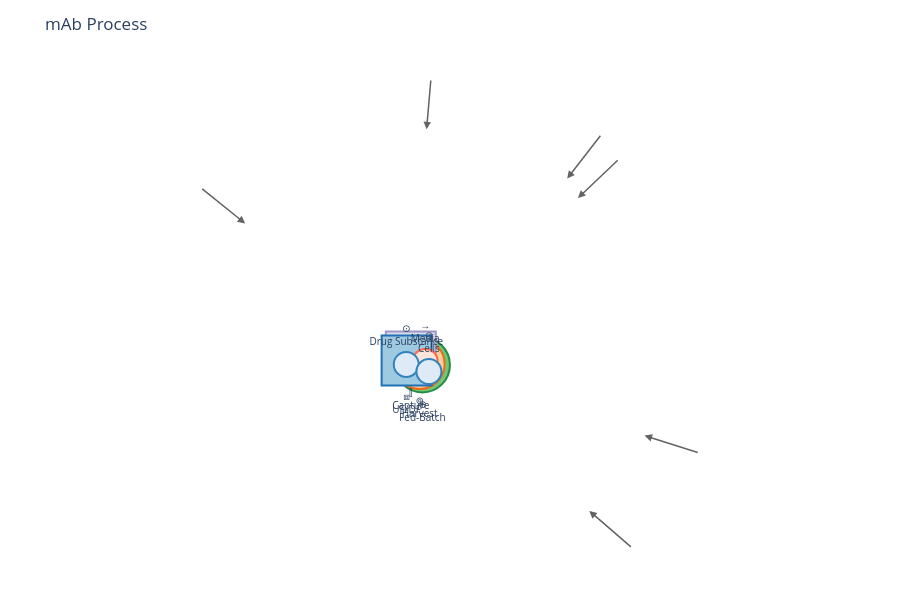

The code cell stored with this chart in its notebook:
### Markdown cell above
## 5. Manual Graph Construction (Optional)

You can also build graphs manually if needed, e.g., for diagrams that don't correspond to executable code.

### Code cell
from difflow.visualization import FlowsheetGraph

# Manual graph for a bio process diagram
bio_graph = FlowsheetGraph(name="mAb Process")

# Add units
bio_graph.add_node("bioreactor", "Fed-Batch", unit_type="FedBatchBioreactor")
bio_graph.add_node("centrifuge", "Harvest", unit_type="DiscStackCentrifuge")
bio_graph.add_node("proa", "Capture", unit_type="ProteinAChromatography")
bio_graph.add_node("ufdf", "UF/DF", unit_type="TFF")

# Add connections
bio_graph.add_feed("bioreactor", "Media")
bio_graph.add_edge("bioreactor", "centrifuge", edge_id="Harvest")
bio_graph.add_edge("centrifuge", "proa", edge_id="Clarified")
bio_graph.add_edge("proa", "ufdf", edge_id="Eluate")
bio_graph.add_product("ufdf", "Drug Substance")
bio_graph.add_product("centrifuge", "Cells", source_port="cells")

fig = render_flowsheet(bio_graph, layout="spring", title="mAb Process")
fig.show()

### Figure 1 — Plotly figure (JSON) as saved in the notebook; plotly's stock layout.template omitted (floating-point values rounded to 4 significant figures)
{"data": [{"hoverinfo": "text", "hovertext": "<b>Stream: stream_0</b><br>feed_bioreactor:out → bioreactor:in", "line": {"color": "#636363", "width": 1.5}, "mode": "lines", "showlegend": false, "type": "scatter", "x": [0.6825, 0.4492], "y": [0.162, -0.1384]}, {"hoverinfo": "text", "hovertext": "<b>Stream: Harvest</b><br>bioreactor:out → centrifuge:in", "line": {"color": "#636363", "width": 1.5}, "mode": "lines", "showlegend": false, "type": "scatter", "x": [0.4492, 0.212], "y": [-0.1384, -0.063]}, {"hoverinfo": "text", "hovertext": "<b>Stream: Clarified</b><br>centrifuge:out → proa:in", "line": {"color": "#636363", "width": 1.5}, "mode": "lines", "showlegend": false, "type": "scatter", "x": [0.212, -0.5353], "y": [-0.063, 0.5838]}, {"hoverinfo": "text", "hovertext": "<b>Stream: Eluate</b><br>proa:out → ufdf:in", "line": {"color": "#636363", "width": 1.5}, "mode": "lines", "showlegend": false, "type": "scatter", "x": [-0.5353, -0.8894], "y": [0.5838, 0.2481]}, {"hoverinfo": "text", "hovertext": "<b>Stream: stream_1</b><br>ufdf:out → product_ufdf_out:in", "line": {"color": "#636363", "width": 1.5}, "mode": "lines", "showlegend": false, "type": "scatter", "x": [-0.8894, -0.919], "y": [0.2481, -0.0944]}, {"hoverinfo": "text", "hovertext": "<b>Stream: stream_2</b><br>centrifuge:cells → product_centrifuge_cells:in", "line": {"color": "#636363", "width": 1.5}, "mode": "lines", "showlegend": false, "type": "scatter", "x": [0.212, 1.0], "y": [-0.063, -0.6981]}, {"hoverinfo": "text", "hovertext": ["<b>Fed-Batch</b><br>Type: FedBatchBioreactor"], "marker": {"color": "#74c476", "line": {"color": "#238b45", "width": 2}, "size": 55, "symbol": "circle"}, "mode": "markers+text", "name": "FedBatchBioreactor", "text": ["⊕<br>Fed-Batch"], "textfont": {"size": 10}, "textposition": "bottom center", "type": "scatter", "x": [0.4492], "y": [-0.1384]}, {"hoverinfo": "text", "hovertext": ["<b>Harvest</b><br>Type: DiscStackCentrifuge"], "marker": {"color": "#fdd0a2", "line": {"color": "#f16913", "width": 2}, "size": 50, "symbol": "circle"}, "mode": "markers+text", "name": "DiscStackCentrifuge", "text": ["⊚<br>Harvest"], "textfont": {"size": 10}, "textposition": "bottom center", "type": "scatter", "x": [0.212], "y": [-0.063]}, {"hoverinfo": "text", "hovertext": ["<b>Capture</b><br>Type: ProteinAChromatography"], "marker": {"color": "#dadaeb", "line": {"color": "#9e9ac8", "width": 2}, "size": 50, "symbol": "square"}, "mode": "markers+text", "name": "ProteinAChromatography", "text": ["⫿<br>Capture"], "textfont": {"size": 10}, "textposition": "bottom center", "type": "scatter", "x": [-0.5353], "y": [0.5838]}, {"hoverinfo": "text", "hovertext": ["<b>UF/DF</b><br>Type: TFF"], "marker": {"color": "#9ecae1", "line": {"color": "#2171b5", "width": 2}, "size": 50, "symbol": "square"}, "mode": "markers+text", "name": "TFF", "text": ["⧈<br>UF/DF"], "textfont": {"size": 10}, "textposition": "bottom center", "type": "scatter", "x": [-0.8894], "y": [0.2481]}, {"hoverinfo": "text", "hovertext": ["<b>Media</b><br>Type: feed"], "marker": {"color": "#fee5d9", "line": {"color": "#fb6a4a", "width": 2}, "size": 25, "symbol": "circle"}, "mode": "markers+text", "name": "feed", "text": ["→<br>Media"], "textfont": {"size": 10}, "textposition": "top center", "type": "scatter", "x": [0.6825], "y": [0.162]}, {"hoverinfo": "text", "hovertext": ["<b>Drug Substance</b><br>Type: product", "<b>Cells</b><br>Type: product"], "marker": {"color": "#deebf7", "line": {"color": "#3182bd", "width": 2}, "size": 25, "symbol": "circle"}, "mode": "markers+text", "name": "product", "text": ["⊙<br>Drug Substance", "⊙<br>Cells"], "textfont": {"size": 10}, "textposition": "top center", "type": "scatter", "x": [-0.919, 1.0], "y": [-0.0944, -0.6981]}], "layout": {"annotations": [{"arrowcolor": "#636363", "arrowhead": 2, "arrowsize": 1, "arrowwidth": 1.5, "ax": 15.78, "axref": "x", "ay": 19.61, "ayref": "y", "showarrow": true, "x": 12.72, "xref": "x", "y": 15.66, "yref": "y"}, {"arrowcolor": "#636363", "arrowhead": 2, "arrowsize": 1, "arrowwidth": 1.5, "ax": 24.04, "axref": "x", "ay": -7.638, "ayref": "y", "showarrow": true, "x": 19.27, "xref": "x", "y": -6.123, "yref": "y"}, {"arrowcolor": "#636363", "arrowhead": 2, "arrowsize": 1, "arrowwidth": 1.5, "ax": 18.37, "axref": "x", "ay": -15.78, "ayref": "y", "showarrow": true, "x": 14.59, "xref": "x", "y": -12.5, "yref": "y"}, {"arrowcolor": "#636363", "arrowhead": 2, "arrowsize": 1, "arrowwidth": 1.5, "ax": 17.25, "axref": "x", "ay": 17.45, "ayref": "y", "showarrow": true, "x": 13.63, "xref": "x", "y": 14.01, "yref": "y"}, {"arrowcolor": "#636363", "arrowhead": 2, "arrowsize": 1, "arrowwidth": 1.5, "ax": 1.233, "axref": "x", "ay": 24.81, "ayref": "y", "showarrow": true, "x": 0.8029, "xref": "x", "y": 19.83, "yref": "y"}, {"arrowcolor": "#636363", "arrowhead": 2, "arrowsize": 1, "arrowwidth": 1.5, "ax": -18.46, "axref": "x", "ay": 14.99, "ayref": "y", "showarrow": true, "x": -14.57, "xref": "x", "y": 11.85, "yref": "y"}], "dragmode": "pan", "height": 600, "hovermode": "closest", "margin": {"b": 40, "l": 40, "r": 40, "t": 60}, "modebar": {"bgcolor": "rgba(255,255,255,0.8)", "orientation": "v"}, "plot_bgcolor": "white", "showlegend": false, "title": {"text": "mAb Process"}, "width": 900, "xaxis": {"scaleanchor": "y", "scaleratio": 1, "showgrid": false, "showticklabels": false, "zeroline": false}, "yaxis": {"showgrid": false, "showticklabels": false, "zeroline": false}}}
